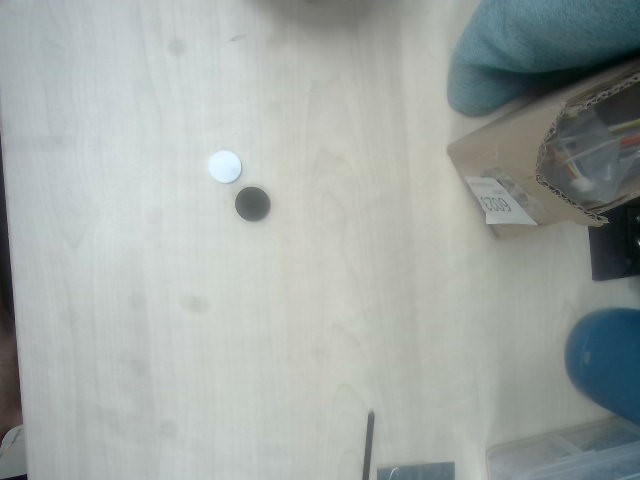
#> input picture 4.jpg, 640 x 480 px, given in place of the camera
$ python 'test 4.py'
#> lines starting #> are read from the running program, lines starting #| are printed output that depends on the picture; after the words box and inside, x2 and y2 are one past the last pixel; in counts of white or black regions, pixels touching at a corner belong together
#> in main, frame is the input picture: shape (480, 640, 3); mean B, G, R 165, 168.3, 161.4
import cv2
import numpy as np

# 定义棋子颜色的 HSV 范围
white_D = np.array([15, 15, 200])
white_U = np.array([180, 55, 255])
black_D = np.array([0, 0, 0])
black_U = np.array([180, 255, 100])

def get_grid_coordinates():
    """ 返回九宫格的坐标位置 """
    grid_coordinates = []
    square_size = 90 // 3
    for row in range(3):
        for col in range(3):
            top_left = (col * square_size, row * square_size)
            bottom_right = ((col + 1) * square_size, (row + 1) * square_size)
            grid_coordinates.append((top_left, bottom_right))
    return grid_coordinates

def detect_chess_pieces(hsv_img, grid_coordinates, image, offset_x, offset_y):
    """ 检测棋子颜色并判断出哪个格子中有棋子 """
    height, width, _ = image.shape

    for i, (top_left, bottom_right) in enumerate(grid_coordinates):
        grid_section = hsv_img[top_left[1]:bottom_right[1], top_left[0]:bottom_right[0]]

        # 创建黑色和白色的掩码
        mask_black = cv2.inRange(grid_section, black_D, black_U)
        mask_white = cv2.inRange(grid_section, white_D, white_U)

        # 计算黑色和白色的像素数
        black_pixels = cv2.countNonZero(mask_black)
        white_pixels = cv2.countNonZero(mask_white)

        # 计算每个格子的中心点
        center_x_grid = (top_left[0] + bottom_right[0]) // 2
        center_y_grid = (top_left[1] + bottom_right[1]) // 2

        # 计算相对坐标（相对于原始图像）
        relative_x = center_x_grid - offset_x
        relative_y = center_y_grid - offset_y

        # 在图像上标注格子的编号和相对坐标
        text = f"{i+1}: ({relative_x}, {relative_y})"
        cv2.putText(image, text, (center_x_grid - 30, center_y_grid + 10), cv2.FONT_HERSHEY_SIMPLEX, 0.6, (255, 0, 0), 2)

        # 打印格子编号和相对坐标
        print(f"格子 {i+1}: 相对坐标 ({relative_x}, {relative_y})")

        # 判断哪个颜色的像素数更多
        if black_pixels > white_pixels and black_pixels > 100:  # 阈值决定是否有棋子
            print(f"格子 {i+1} 有一个黑色棋子")
        elif white_pixels > black_pixels and white_pixels > 100:
            print(f"格子 {i+1} 有一个白色棋子")
        else:
            print(f"格子 {i+1} 是空的")

def process_frame(frame):
    """ 处理每一帧以检测棋盘和棋子 """
    # 转换为灰度图像并进行边缘检测
    gray = cv2.cvtColor(frame, cv2.COLOR_BGR2GRAY)
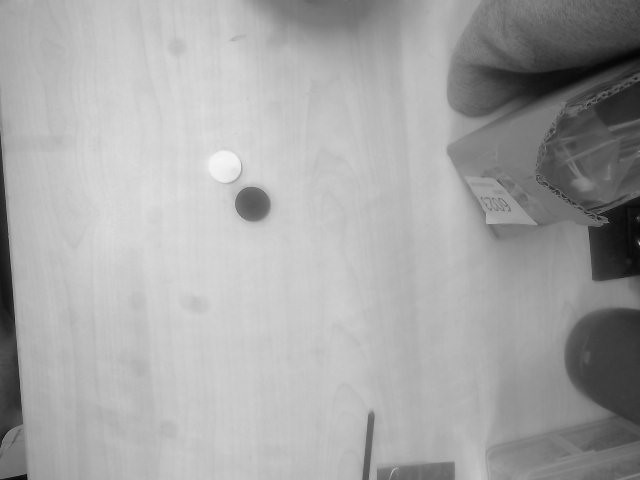
#> gray: shape (480, 640); min 3, max 247, mean 165.9
    edges = cv2.Canny(gray, 50, 150)
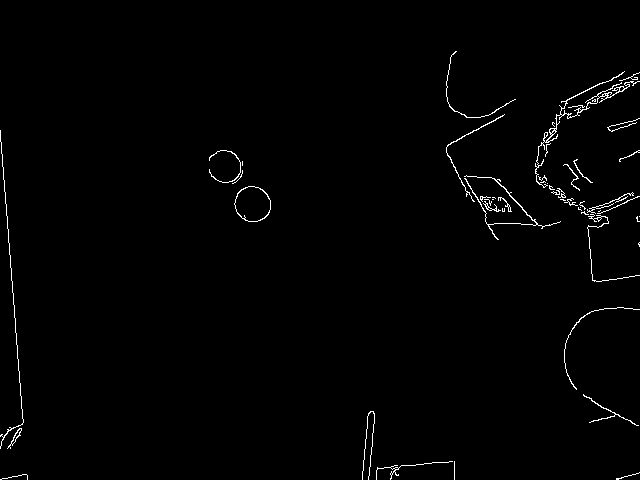
#> edges: shape (480, 640); 1.1% white in thin lines or dots, all inside (x1, y1, x2, y2) = (0, 51, 640, 480)

    # 检测轮廓并找到面积最大的轮廓，假设是棋盘
    contours, _ = cv2.findContours(edges, cv2.RETR_TREE, cv2.CHAIN_APPROX_SIMPLE)
#> contours = 76 contours, 63 with area under 20; largest, box (x1, y1, x2, y2) and area: (234, 186, 271, 222) 988, (234, 186, 271, 222) 959, (535, 71, 640, 188) 202, (464, 175, 561, 240) 74, (7, 428, 22, 449) 56
    contours = sorted(contours, key=cv2.contourArea, reverse=True)
    if len(contours) > 0:
        board_contour = contours[0]
#> board_contour = contour of 52 points, box (x1, y1, x2, y2) (234, 186, 271, 222), area 988

        # 获取棋盘的四个顶点
        epsilon = 0.1 * cv2.arcLength(board_contour, True)
#> epsilon = 11.8
        approx = cv2.approxPolyDP(board_contour, epsilon, True)
#> approx = [[248, 186], [235, 208], [257, 221], [270, 200]]

        if len(approx) == 4:
            # 获取棋盘的顶点，并进行透视变换
            pts1 = np.float32([approx[0][0], approx[1][0], approx[2][0], approx[3][0]])
#> pts1 = [[248, 186], [235, 208], [257, 221], [270, 200]]
            pts2 = np.float32([[0, 0], [90, 0], [90, 90], [0, 90]])

            matrix = cv2.getPerspectiveTransform(pts1, pts2)
#> matrix = [[-1.31, 2.06, -57.93], [2.03, 1.2, -725.6], [-0.000486, -0.000935, 1]]
            warped = cv2.warpPerspective(frame, matrix, (90, 90))
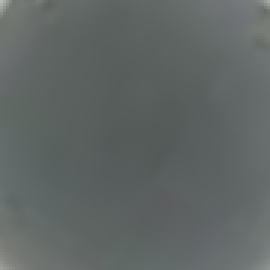
#> warped: shape (90, 90, 3) (shown 3 times larger); mean B, G, R 100.7, 102, 96.1

            # 转换为 HSV 图像
            hsv_warped = cv2.cvtColor(warped, cv2.COLOR_BGR2HSV)
#> hsv_warped: shape (90, 90, 3); mean H, S, V 83.3, 15.3, 102.1

            # 获取九宫格的坐标位置
            grid_coordinates = get_grid_coordinates()

            # 检测棋子
            detect_chess_pieces(hsv_warped, grid_coordinates, warped, 45, 45)
#> the loop in detect_chess_pieces, `for i, (top_left, bottom_right) in enumerate(grid_coordinates):` made 9 passes
#> black_pixels on passes 1 to 9: 283, 741, 114, 544, 900, 484, 162, 630, 197
#> pass 1, in detect_chess_pieces, `mask_black = cv2.inRange(grid_section, black_D, black_U)`:
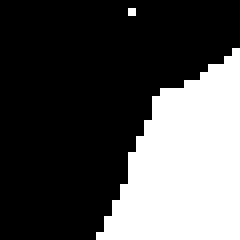
#> mask_black: shape (30, 30) (shown 8 times larger); 31.4% white; 2 white regions (1 under 20 px), largest, box (x1, y1, x2, y2) and area: (12, 6, 30, 30) 282
#> after the loop in detect_chess_pieces, `for i, (top_left, bottom_right) in enumerate(grid_coordinates):`: grid_section: shape (30, 30, 3); mean H, S, V 91.1, 14.5, 107
#> after the loop in detect_chess_pieces, `for i, (top_left, bottom_right) in enumerate(grid_coordinates):`:
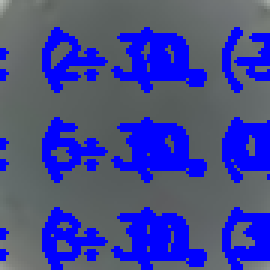
#> image: shape (90, 90, 3) (shown 3 times larger); mean B, G, R 147.5, 71.5, 67.4
#> after the loop in detect_chess_pieces, `for i, (top_left, bottom_right) in enumerate(grid_coordinates):`:
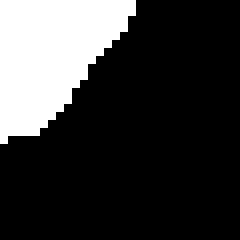
#> mask_black: shape (30, 30) (shown 8 times larger); 21.9% white; 1 white region, box (x1, y1, x2, y2) and area: (0, 0, 17, 18) 197

            # 显示棋盘图像
            cv2.imshow('Warped Chessboard', warped)
        else:
            print("无法找到棋盘")
    else:
        print("无法找到轮廓")

def main():
    capture = cv2.VideoCapture(1)  # 开启相机

    while True:
        ret, frame = capture.read()
        if not ret:
            break

        process_frame(frame)

        # 显示原始帧
        cv2.imshow('Original Frame', frame)

        # 按下 'q' 键退出循环
        if cv2.waitKey(1) & 0xFF == ord('q'):
#> (key q is pressed here)
            break

    capture.release()
    cv2.destroyAllWindows()

if __name__ == "__main__":
    main()
